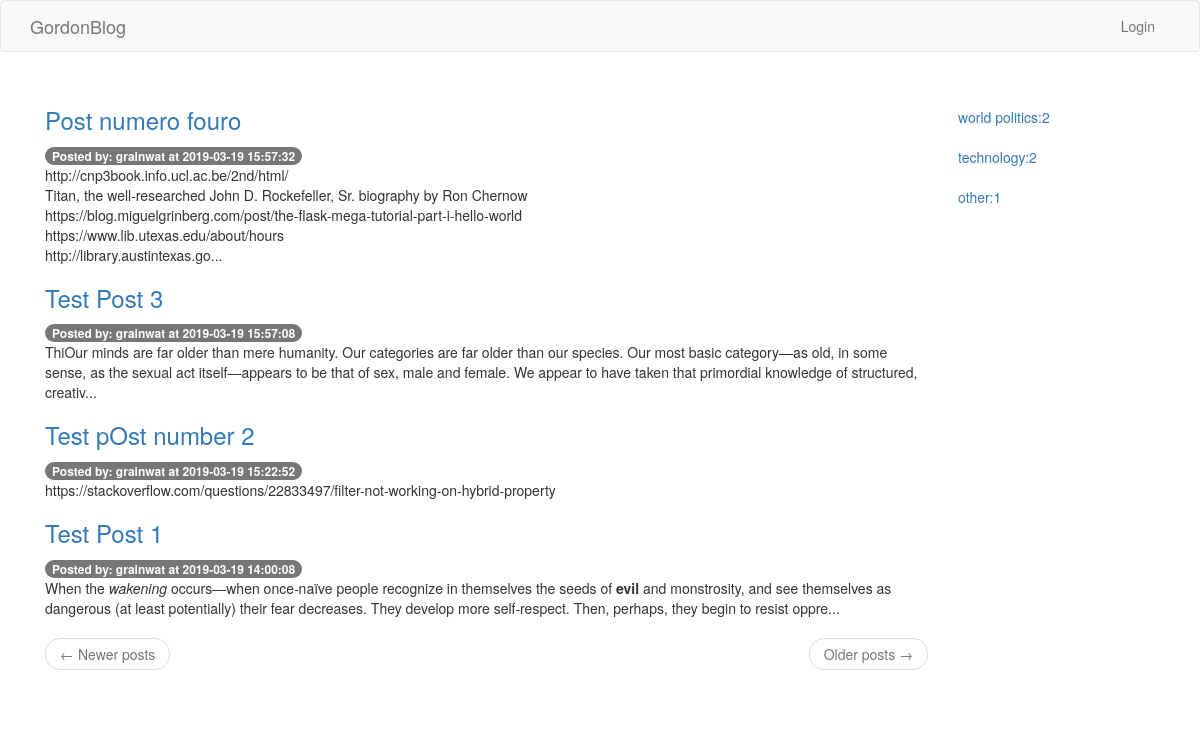
/index, run on the app's committed database.
### app/models.py (models this page shows, shortened)
class Post(db.Model):
	id = db.Column(db.Integer, primary_key=True)
	title = db.Column(db.String(64), index=True, unique=True)
	body = db.Column(db.Text)
	tags = db.Column(db.String(128))
	timestamp = db.Column(db.DateTime, index=True, default=datetime.utcnow)
	user_id = db.Column(db.Integer, db.ForeignKey('user.id'))
	"""
	@hybrid_property
	def slug(self):
		result = []
		punct_re = re.compile(r'[\t !"#$%&\'()*\-/<=>?@\[\\\]^_`{|},.]+')
		for word in punct_re.split(self.title.lower()):
			if word:
				result.append(word)
		return '-'.join(result)

	@slug.expression
	def slug(cls):
		result = []
		print(cls.title)
		punct_re = re.compile(r'[\t !"#$%&\'()*\-/<=>?@\[\\\]^_`{|},.]+')
		for word in punct_re.split(cls.title):
			if word:
				result.append(word)
		return func.lower('-'.join(result))
	"""
	@hybrid_property
	def slug(self):
		return self.title.replace(" ", "-").lower()
	@slug.expression
	def slug(cls):
		return func.lower(func.replace(cls.title, " ", "-"))

class User(UserMixin,db.Model):
	id = db.Column(db.Integer, primary_key=True)
	username = db.Column(db.String(64), index=True, unique=True)
	email = db.Column(db.String(120), index=True, unique=True)
	password_hash = db.Column(db.String(128))
	posts = db.relationship('Post', backref='author', lazy='dynamic')

### app/routes.py (the view)
@app.route('/')
@app.route('/index')
def index():
	page = request.args.get('page', 1, type=int)
	posts = Post.query.order_by(Post.timestamp.desc()).paginate(page,app.config['POSTS_PER_PAGE'], False)
	next_url = url_for('index', page=posts.next_num) \
		if posts.has_next else None
	prev_url = url_for('index', page=posts.prev_num) \
		if posts.has_prev else None
	return render_template('index.html', title='Home',
						   posts=posts.items, next_url=next_url,
						   prev_url=prev_url,tags=tags_dict())

### app/__init__.py (called while the page is built)
@app.context_processor
def tags_dict():
	tags = {}
	for p in Post.query.all():
		if p.tags:
			for t in p.tags.split(','):
				tags[t] = tags.get(t,0)+1
	return tags

### app/routes.py (called while the page is built)
@app.context_processor
def tags_dict():
	tags = {}
	for p in Post.query.all():
		if p.tags:
			for t in p.tags.split(','):
				tags[t] = tags.get(t,0)+1
	return tags

### app/templates/index.html (shortened to what this page needs)
{% extends "base.html" %}
{% block content %}
	<div class = "container" style="display: flex;">
			<div class="flex-item" style="flex-grow:1;padding:15px;">
				{% for post in posts %}
				<h3>
					<a href="{{ url_for('fullpost',year=post.timestamp.year,month=post.timestamp.month,day=post.timestamp.day,slug=post.slug) }}">
					{{ post.title }}
					</a><br>
				</h3>
				<span class="badge badge-primary">
					Posted by: {{ post.author.username }} at {{ post.timestamp }}
				</span>
					{{ post.body|safe|truncate(300, True) }}
				{% endfor %}
				<nav aria-label="...">
					<ul class="pager">
						<li class="previous{% if not prev_url %} disabled{% endif %}">
							<a href="{{ prev_url or '#' }}">
								<span aria-hidden="true">&larr;</span> Newer posts
							</a>
						</li>
						<li class="next{% if not next_url %} disabled{% endif %}">
							<a href="{{ next_url or '#' }}">
								Older posts <span aria-hidden="true">&rarr;</span>
							</a>
						</li>
					</ul>
				</nav>
			</div>
			<div class = "fixed" style="width:40%;padding-top: 25px;">
				<div class="sidebar">
					  <nav class="sidebar-nav">
						<ul class="nav">
						{% for k in tags %}
						  <li class="nav-item">
							<a class="nav-link" href="{{ url_for('taggedindex', tag=k) }}">
							  {{ k }}:{{ tags[k] }}
							</a>
						  </li>
						 {% endfor %}
						</ul>
					  </nav>
		</div>
	</div>
{% endblock %}

### app/templates/base.html (shortened to what this page needs)
{% extends 'bootstrap/base.html' %}
{% block navbar %}
		<nav class="navbar navbar-default">
				<div class="container">
						<div class="navbar-header">
								<a class="navbar-brand" href="{{ url_for('index') }}">GordonBlog</a>
						</div>
						<div class="collapse navbar-collapse" id="bs-example-navbar-collapse-1">
								<ul class="nav navbar-nav navbar-right">
										{% if current_user.is_anonymous %}
										<li><a href="{{ url_for('login') }}">Login</a></li>
										{% else %}
										<li><a href="{{ url_for('logout') }}">Logout</a></li>
										{% endif %}
								</ul>
						</div>
				</div>
		</nav>
{% endblock %}

### data on the page
Post: title "Post numero fouro", author.username "grainwat", timestamp "2019-03-19 15:57:32", body "http://cnp3book.info.ucl.ac.be/2nd/html/ Titan, the well-researched John D. Rockefeller, Sr. biography by Ron Chernow https://blog.miguelgrinberg.com/post/the-flask-mega-tutorial-part-i-hello-world https://www.lib.utexas.edu/about/hours http://library.austintexas.go...", tags "other", tags "1"
Post: title "Test Post 3", author.username "grainwat", timestamp "2019-03-19 15:57:08", body "ThiOur minds are far older than mere humanity. Our categories are far older than our species. Our most basic category—as old, in some sense, as the sexual act itself—appears to be that of sex, male and female. We appear to have taken that primordial knowledge of structured, creativ..."
Post: title "Test pOst number 2", author.username "grainwat", timestamp "2019-03-19 15:22:52", body "https://stackoverflow.com/questions/22833497/filter-not-working-on-hybrid-property", tags "world politics", id "2"
Post: title "Test Post 1", author.username "grainwat", timestamp "2019-03-19 14:00:08", body "When the wakening occurs—when once-naïve people recognize in themselves the seeds of evil and monstrosity, and see themselves as dangerous (at least potentially) their fear decreases. They develop more self-respect. Then, perhaps, they begin to resist oppre..."

### other printed values
{{ k }} "technology"
{{ tags[k] }} "2"
